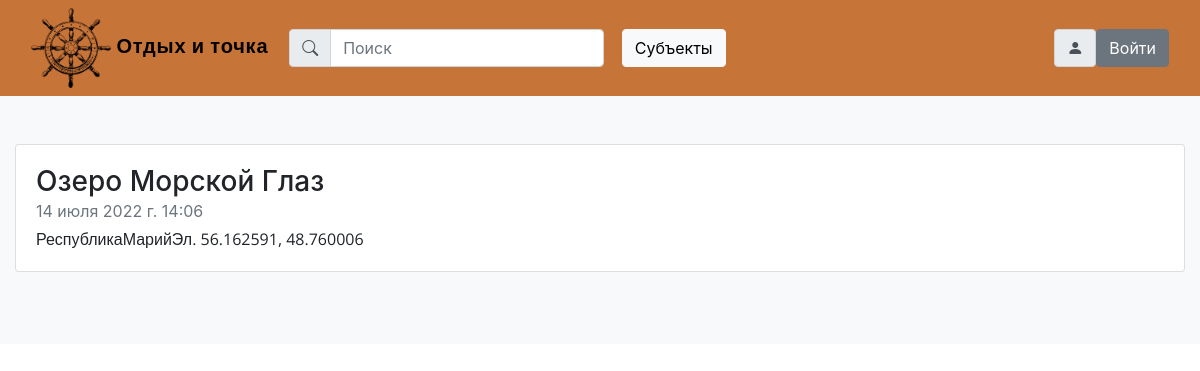
Screenshot of /albumelem/2/ with the database file from the repository.
### main/models.py (models this page shows, shortened)
class AlbumElem(models.Model):  # реализация непосредственно с SQLite
    photo = models.ImageField(upload_to='photos/')
    title = models.TextField(max_length=255, default='Название города')
    content = models.TextField(blank=True)
    time_of_creation = models.DateTimeField(auto_now_add=True)
    bookmark = models.ManyToManyField(User)
    class Meta:
        verbose_name = 'Статьи на сайте'
        verbose_name_plural = 'Статьи на сайте'

### main/views.py (the view)
# urls.py: path('albumelem/<int:album_elem_id>/', show_album_elem, name='albumelem')
def show_album_elem(request, album_elem_id):
    elem = get_object_or_404(AlbumElem, pk=album_elem_id)
    return render(request, 'main/albumelem.html', {'album_elem': elem})

### main/templates/main/albumelem.html (shortened to what this page needs)
{% extends 'main/base.html' %}
{% block content %}
<div class="col">
  <div class="card flex-md-row mb-4 box-shadow h-md-337">
    <div class="card-body d-flex flex-column align-items-start">
      <h3 class="mb-0">
        {{album_elem.title}}
      </h3>
      <div class="mb-1 text-muted">{{album_elem.time_of_creation}}</div>
      <p class="card-text mb-auto">{{album_elem.content}}</p>
    </div>
  </div>
</div>
{% endblock %}

### main/static/main/css/styles.css (style rules this page uses)
.card-text { text-align: left; font-family: 'Open Sans', sans-serif; white-space: pre-line; }

### rows the page displays
AlbumElem: title "Озеро Морской Глаз", time_of_creation "14 июля 2022 г. 14:06", content "РеспубликаМарийЭл. 56.162591, 48.760006"
